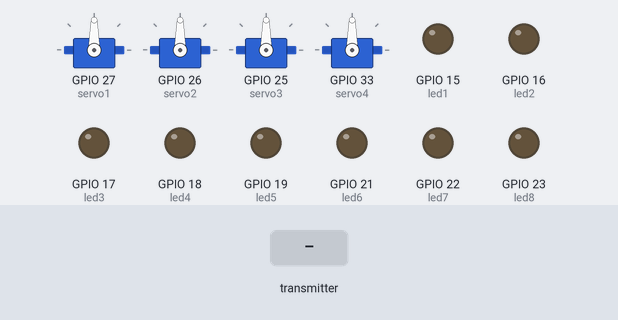
The sketch below on a simulated ESP32. Shown: 4 × servo, output pins drawn as LEDs (lit = HIGH). Inputs (shaded band) come from the test bench.

Above: at 1.2 s.
1.3 s: the transmitter starts sending lxAxisValue = 0
At 1.9 s:
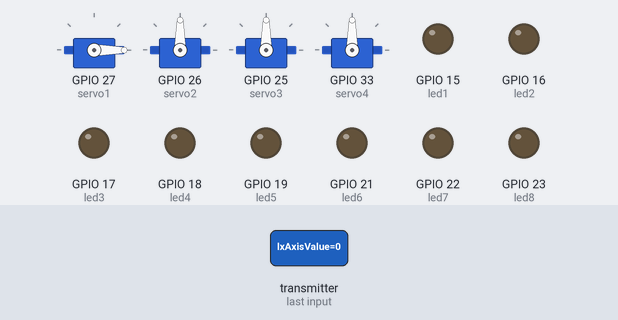
2.8 s: the transmitter starts sending lyAxisValue = 0
At 3.1 s:
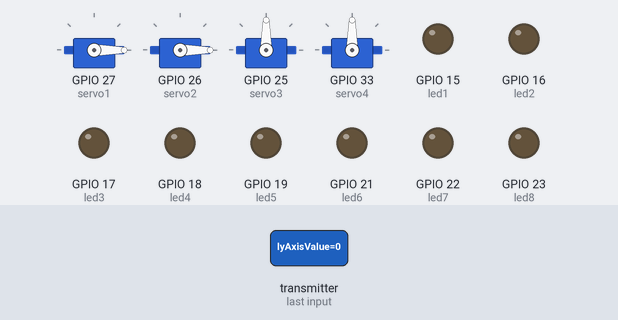
4.3 s: the transmitter starts sending rxAxisValue = 0
At 5.4 s:
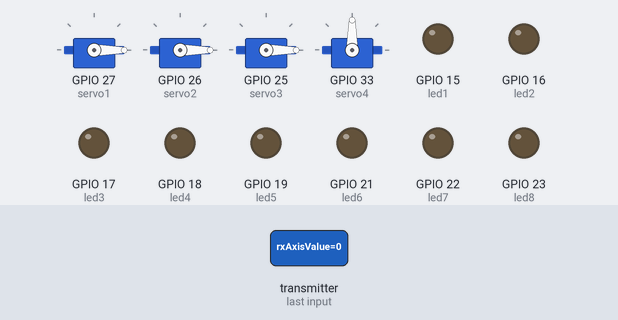
5.8 s: the transmitter starts sending ryAxisValue = 0
At 6.6 s:
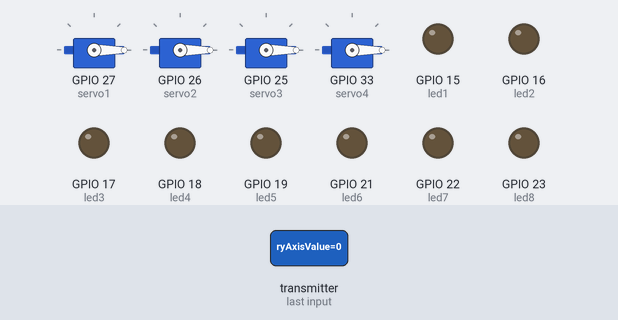
7.3 s: the transmitter starts sending switch1Value = 64
At 7.7 s:
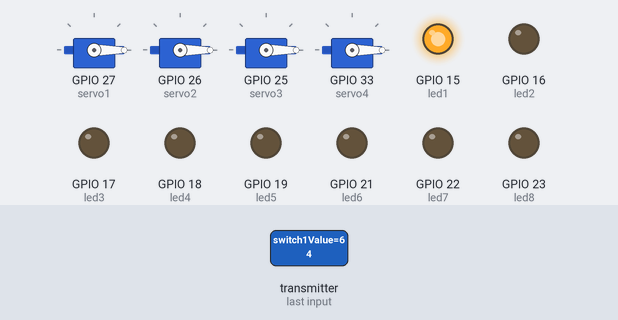
8.8 s: the transmitter starts sending switch2Value = 64
At 10.0 s:
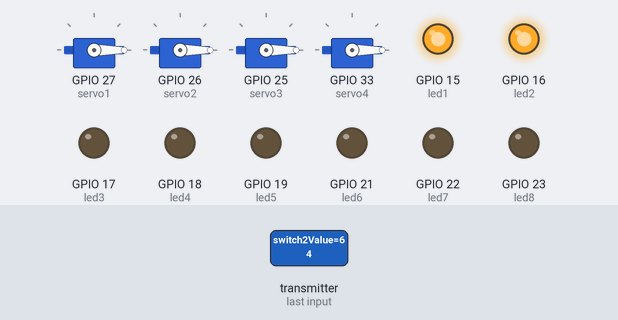
Timing chart, 0 to 11.3 s (numbered marks = the images above; inputs shaded):
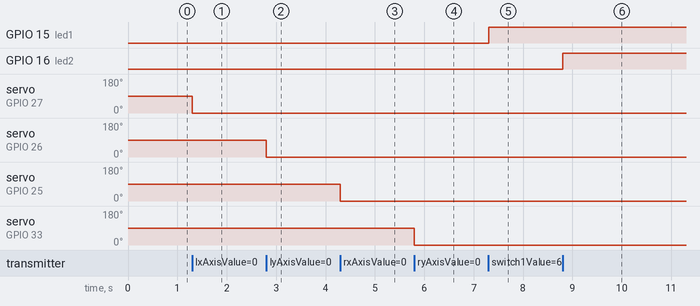

Measured:
- after the input at 1.3 s, servo on GPIO 27 (servo1): 90° → 0° at once
- after the input at 2.8 s, servo on GPIO 26 (servo2): 90° → 0° at once
- after the input at 4.3 s, servo on GPIO 25 (servo3): 90° → 0° at once
- after the input at 5.8 s, servo on GPIO 33 (servo4): 90° → 0° at once
- after the input at 7.3 s, GPIO 15 (led1): LOW → HIGH at once
- after the input at 8.8 s, GPIO 16 (led2): LOW → HIGH at once

The sketch:

ESPNOW_Receiver.ino
```cpp
#include <esp_now.h>
#include <WiFi.h>
#include <ESP32Servo.h>

#define SIGNAL_TIMEOUT 1000  // This is signal timeout in milli seconds. We will reset the data if no signal

unsigned long lastRecvTime = 0;

struct PacketData
{
  byte lxAxisValue;
  byte lyAxisValue;
  byte rxAxisValue;
  byte ryAxisValue;

  byte switch1Value;
  byte switch2Value;
  byte switch3Value;
  byte switch4Value;
  byte switch5Value;
  byte switch6Value;
  byte switch7Value;
  byte switch8Value;

};
PacketData receiverData;

Servo servo1;
Servo servo2;
Servo servo3;
Servo servo4;

int   led1 = 15;
int   led2 = 16;
int   led3 = 17;
int   led4 = 18;
int   led5 = 19;
int   led6 = 21;
int   led7 = 22;
int   led8 = 23;

//Assign default input received values
void setInputDefaultValues()
{
  // The middle position for joystick. (254/2=127)
  receiverData.lxAxisValue = 127;
  receiverData.lyAxisValue = 127;
  receiverData.rxAxisValue = 127;
  receiverData.ryAxisValue = 127;

  receiverData.switch1Value = LOW;
  receiverData.switch2Value = LOW;
  receiverData.switch3Value = LOW;
  receiverData.switch4Value = LOW;

  receiverData.switch5Value = LOW;
  receiverData.switch6Value = LOW;
  receiverData.switch7Value = LOW;
  receiverData.switch8Value = LOW;
}

void mapAndWriteValues()
{
  servo1.write(map(receiverData.lxAxisValue, 0, 254, 0, 180));
  servo2.write(map(receiverData.lyAxisValue, 0, 254, 0, 180));
  servo3.write(map(receiverData.rxAxisValue, 0, 254, 0, 180));
  servo4.write(map(receiverData.ryAxisValue, 0, 254, 0, 180));

  digitalWrite(led1, receiverData.switch1Value);
  digitalWrite(led2, receiverData.switch2Value);
  digitalWrite(led3, receiverData.switch3Value);
  digitalWrite(led4, receiverData.switch4Value);

  digitalWrite(led5, receiverData.switch5Value);
  digitalWrite(led6, receiverData.switch6Value);
  digitalWrite(led7, receiverData.switch7Value);
  digitalWrite(led8, receiverData.switch8Value);
}

// callback function that will be executed when data is received
void OnDataRecv(const uint8_t * mac, const uint8_t *incomingData, int len)
{
  if (len == 0)
  {
    return;
  }
  memcpy(&receiverData, incomingData, sizeof(receiverData));
  mapAndWriteValues();
  lastRecvTime = millis();
}

void setUpPinModes()
{
  servo1.attach(27);
  servo2.attach(26);
  servo3.attach(25);
  servo4.attach(33);

  pinMode(led1, OUTPUT);
  pinMode(led2, OUTPUT);
  pinMode(led3, OUTPUT);
  pinMode(led4, OUTPUT);

  pinMode(led5, OUTPUT);
  pinMode(led6, OUTPUT);
  pinMode(led7, OUTPUT);
  pinMode(led8, OUTPUT);

  setInputDefaultValues();
  mapAndWriteValues();
}

void setup()
{
  setUpPinModes();

  Serial.begin(115200);
  WiFi.mode(WIFI_STA);

  // Init ESP-NOW
  if (esp_now_init() != ESP_OK)
  {
    Serial.println("Error initializing ESP-NOW");
    return;
  }

  esp_now_register_recv_cb(OnDataRecv);
}


void loop()
{
  //Check Signal lost.
  unsigned long now = millis();
  if ( now - lastRecvTime > SIGNAL_TIMEOUT )
  {
    setInputDefaultValues();
    mapAndWriteValues();
  }
}
```
